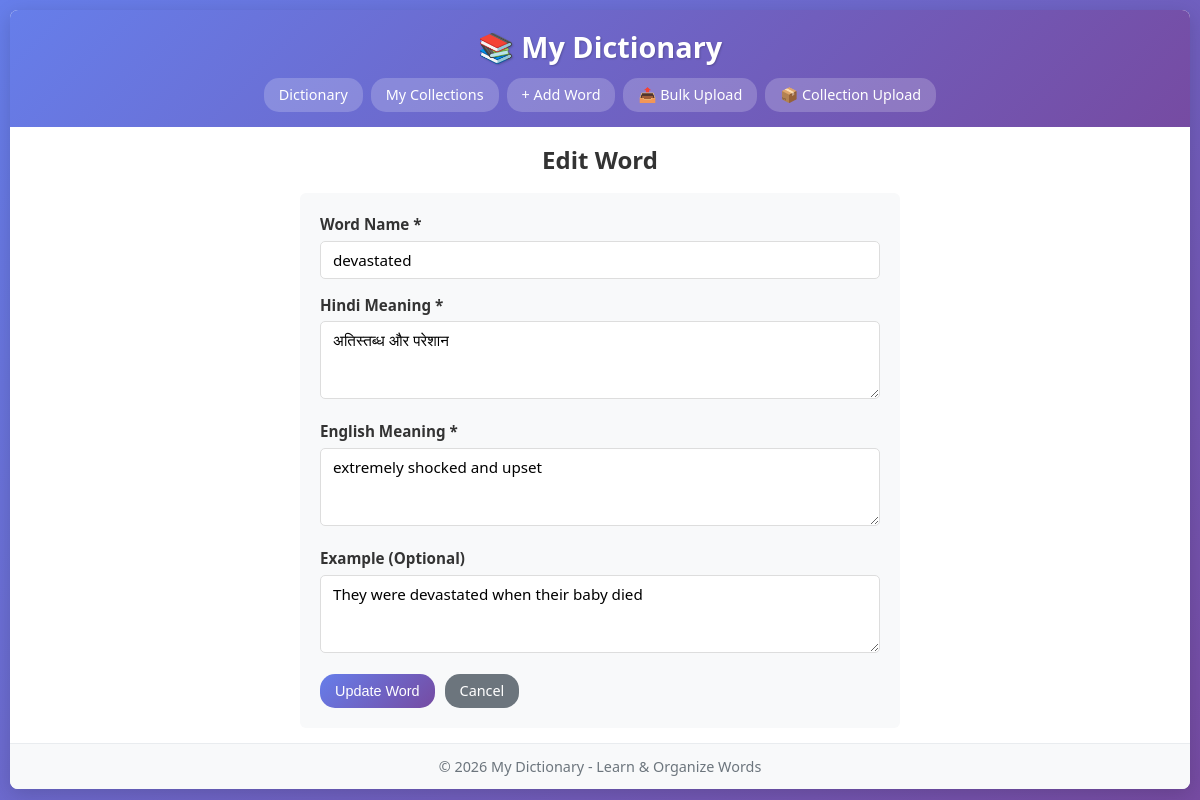
The page /edit_word.php?id=8 on the database its author committed.
### tables this page shows
CREATE TABLE `words` (
  `id` int(11) NOT NULL,
  `word_name` varchar(255) NOT NULL,
  `meaning_hindi` text NOT NULL,
  `meaning_english` text NOT NULL,
  `example` text DEFAULT NULL,
  `created_at` timestamp NULL DEFAULT current_timestamp(),
  `updated_at` timestamp NULL DEFAULT current_timestamp() ON UPDATE current_timestamp()
);

### edit_word.php (the view, shortened to what this page needs)
<?php
$conn = getDBConnection();
$id = isset($_GET['id']) ? (int)$_GET['id'] : 0;
$stmt = $conn->prepare("SELECT * FROM words WHERE id = ?");
$stmt->bind_param("i", $id);
$stmt->execute();
$result = $stmt->get_result();
$word = $result->fetch_assoc();
?>
<!DOCTYPE html>
<html lang="en">
<head>
    <link rel="stylesheet" href="style.css">
</head>
<body>
    <div class="container">
        <header>
            <h1>📚 My Dictionary</h1>
            <nav>
                <a href="index.php">Dictionary</a>
                <a href="categories.php">My Collections</a>
                <a href="add_word.php">+ Add Word</a>
                <a href="bulk_upload.php">📤 Bulk Upload</a>
                <a href="collection_bulk_upload.php">📦 Collection Upload</a>
            </nav>
        </header>
        <main>
            <div class="form-container">
                <h2>Edit Word</h2>
                <form method="POST" action="edit_word.php?id=<?php echo $id; ?>" class="word-form">
                    <div class="form-group">
                        <label for="word_name">Word Name *</label>
                        <input type="text"
                               id="word_name"
                               name="word_name"
                               required
                               placeholder="Enter word"
                               value="<?php echo htmlspecialchars($word['word_name']); ?>">
                    </div>
                    <div class="form-group">
                        <label for="meaning_hindi">Hindi Meaning *</label>
                        <textarea id="meaning_hindi"
                                  name="meaning_hindi"
                                  required
                                  rows="3"
                                  placeholder="हिंदी में अर्थ"><?php echo htmlspecialchars($word['meaning_hindi']); ?></textarea>
                    </div>
                    <div class="form-group">
                        <label for="meaning_english">English Meaning *</label>
                        <textarea id="meaning_english"
                                  name="meaning_english"
                                  required
                                  rows="3"
                                  placeholder="Enter English meaning"><?php echo htmlspecialchars($word['meaning_english']); ?></textarea>
                    </div>
                    <div class="form-group">
                        <label for="example">Example (Optional)</label>
                        <textarea id="example"
                                  name="example"
                                  rows="3"
                                  placeholder="Enter an example sentence"><?php echo htmlspecialchars($word['example']); ?></textarea>
                    </div>
                    <div class="form-actions">
                        <button type="submit" class="btn-primary">Update Word</button>
                        <a href="index.php" class="btn-secondary">Cancel</a>
                    </div>
                </form>
            </div>
        </main>
        <footer>
            <p>&copy; <?php echo date('Y'); ?> My Dictionary - Learn & Organize Words</p>
        </footer>
    </div>
</body>
</html>

### style.css (style rules this page uses)
* { margin: 0; padding: 0; box-sizing: border-box; }
body { font-family: 'Segoe UI', Tahoma, Geneva, Verdana, sans-serif; background: linear-gradient(135deg, #667eea 0%, #764ba2 100%); min-height: 100vh; padding: 10px; line-height: 1.5; }
.container { max-width: 1200px; margin: 0 auto; background: white; border-radius: 8px; box-shadow: 0 5px 20px rgba(0, 0, 0, 0.15); overflow: hidden; }
header { background: linear-gradient(135deg, #667eea 0%, #764ba2 100%); color: white; padding: 15px 20px; text-align: center; }
header h1 { font-size: 1.8em; margin-bottom: 10px; text-shadow: 1px 1px 2px rgba(0, 0, 0, 0.2); }
nav { display: flex; justify-content: center; gap: 8px; flex-wrap: wrap; }
nav a { color: white; text-decoration: none; padding: 6px 15px; border-radius: 15px; background: rgba(255, 255, 255, 0.2); transition: all 0.3s ease; font-weight: 500; font-size: 0.9em; }
main { padding: 15px; min-height: 300px; }
.btn-primary, .btn-secondary, .btn-edit, .btn-delete, .btn-add-collection { padding: 6px 15px; border: none; border-radius: 15px; cursor: pointer; text-decoration: none; display: inline-block; font-size: 0.9em; transition: all 0.3s ease; font-weight: 500; }
.btn-primary { background: linear-gradient(135deg, #667eea 0%, #764ba2 100%); color: white; }
.btn-secondary { background: #6c757d; color: white; }
.form-container { max-width: 600px; margin: 0 auto; }
.form-container h2 { color: #333; margin-bottom: 15px; text-align: center; font-size: 1.5em; }
.word-form, .collection-form { background: #f8f9fa; padding: 20px; border-radius: 6px; }
.form-group { margin-bottom: 15px; }
.form-group label { display: block; color: #333; font-weight: 600; margin-bottom: 5px; font-size: 0.95em; }
.form-group input[type="text"], .form-group textarea { width: 100%; padding: 8px 12px; border: 1px solid #ddd; border-radius: 5px; font-size: 0.95em; font-family: inherit; transition: border-color 0.3s ease; }
.form-group textarea { resize: vertical; min-height: 60px; }
.form-actions { display: flex; gap: 10px; margin-top: 15px; flex-wrap: wrap; }
footer { background: #f8f9fa; text-align: center; padding: 12px; color: #6c757d; border-top: 1px solid #e9ecef; font-size: 0.9em; }

### rows shown on the page
words: word_name "devastated", meaning_hindi "अतिस्तब्ध और परेशान", meaning_english "extremely shocked and upset", example "They were devastated when their baby died"
